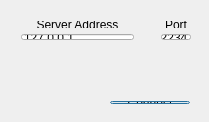
<?xml version="1.0" encoding="UTF-8"?>
<ui version="4.0">
 <class>ConnectDialog</class>
 <widget class="QDialog" name="ConnectDialog">
  <property name="geometry">
   <rect>
    <x>0</x>
    <y>0</y>
    <width>209</width>
    <height>122</height>
   </rect>
  </property>
  <property name="windowTitle">
   <string>ConnectDialog</string>
  </property>
  <widget class="QWidget" name="">
   <property name="geometry">
    <rect>
     <x>10</x>
     <y>60</y>
     <width>193</width>
     <height>22</height>
    </rect>
   </property>
   <layout class="QHBoxLayout" name="horizontalLayout">
    <item>
     <widget class="QLabel" name="label">
      <property name="text">
       <string>Username:</string>
      </property>
     </widget>
    </item>
    <item>
     <widget class="QLineEdit" name="usernameEdit">
      <property name="text">
       <string>NoName</string>
      </property>
     </widget>
    </item>
   </layout>
  </widget>
  <widget class="QWidget" name="">
   <property name="geometry">
    <rect>
     <x>150</x>
     <y>10</y>
     <width>52</width>
     <height>41</height>
    </rect>
   </property>
   <layout class="QVBoxLayout" name="verticalLayout">
    <item>
     <widget class="QLabel" name="label_3">
      <property name="text">
       <string>Port</string>
      </property>
      <property name="alignment">
       <set>Qt::AlignCenter</set>
      </property>
     </widget>
    </item>
    <item>
     <widget class="QLineEdit" name="portEdit">
      <property name="text">
       <string>12234</string>
      </property>
     </widget>
    </item>
   </layout>
  </widget>
  <widget class="QWidget" name="">
   <property name="geometry">
    <rect>
     <x>10</x>
     <y>10</y>
     <width>135</width>
     <height>41</height>
    </rect>
   </property>
   <layout class="QVBoxLayout" name="verticalLayout_2">
    <item>
     <widget class="QLabel" name="label_2">
      <property name="text">
       <string>Server Address</string>
      </property>
      <property name="alignment">
       <set>Qt::AlignCenter</set>
      </property>
     </widget>
    </item>
    <item>
     <widget class="QLineEdit" name="hostnameEdit">
      <property name="text">
       <string>127.0.0.1</string>
      </property>
     </widget>
    </item>
   </layout>
  </widget>
  <widget class="QWidget" name="">
   <property name="geometry">
    <rect>
     <x>10</x>
     <y>90</y>
     <width>191</width>
     <height>25</height>
    </rect>
   </property>
   <layout class="QHBoxLayout" name="horizontalLayout_2">
    <item>
     <spacer name="horizontalSpacer">
      <property name="orientation">
       <enum>Qt::Horizontal</enum>
      </property>
      <property name="sizeHint" stdset="0">
       <size>
        <width>108</width>
        <height>20</height>
       </size>
      </property>
     </spacer>
    </item>
    <item>
     <widget class="QPushButton" name="connectButton">
      <property name="text">
       <string>Connect</string>
      </property>
     </widget>
    </item>
   </layout>
  </widget>
 </widget>
 <layoutdefault spacing="6" margin="11"/>
 <tabstops>
  <tabstop>hostnameEdit</tabstop>
  <tabstop>portEdit</tabstop>
  <tabstop>usernameEdit</tabstop>
  <tabstop>connectButton</tabstop>
 </tabstops>
 <resources/>
 <connections>
  <connection>
   <sender>connectButton</sender>
   <signal>clicked()</signal>
   <receiver>ConnectDialog</receiver>
   <slot>accept()</slot>
   <hints>
    <hint type="sourcelabel">
     <x>149</x>
     <y>97</y>
    </hint>
    <hint type="destinationlabel">
     <x>107</x>
     <y>100</y>
    </hint>
   </hints>
  </connection>
 </connections>
</ui>
